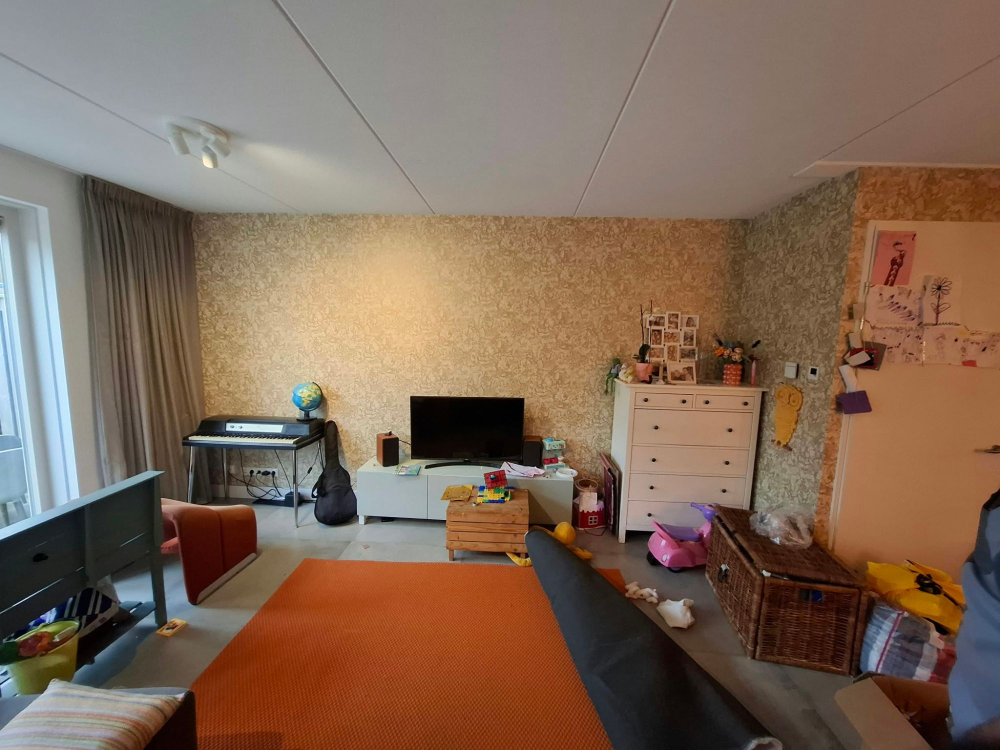
#> input picture original-images/3.jpg, 2000 x 1500 px (shown at 1/2 size); its folder holds 3 pictures in this run
$ python build_assets.py
#> lines starting #> are read from the running program, lines starting #| are printed output that depends on the picture; after the words box and inside, x2 and y2 are one past the last pixel; in counts of white or black regions, pixels touching at a corner belong together
#!/usr/bin/env python3
"""Build the demo assets for one photo: wall mask, wall lighting and scene.json.

    .venv/bin/python tools/build_assets.py

The wall corners and the outlines of everything standing in front of the wall were
measured by hand on original-images/3.jpg (GrabCut was tried, but the busy wallpaper
made it leak). The result is written to docs/assets/ and used by the WebGL demo in docs/.
"""

import hashlib
import json
import urllib.request
from pathlib import Path

import cv2
import numpy as np

ROOT = Path(__file__).resolve().parent.parent
PHOTO = ROOT / "original-images" / "3.jpg"
OUT = ROOT / "docs" / "assets"

# Back wall corners: top-left, top-right, bottom-right, bottom-left (pixels in the photo).
WALL = [(388, 426), (1500, 441), (1497, 1010), (378, 1000)]
# Real size of the wall in metres (width, height), used to scale the slats.
WALL_SIZE_M = (4.6, 2.6)

# Objects in front of the wall, as polygons.
OBJECTS = {
    "curtain": [(0, 300), (392, 300), (398, 430), (392, 700), (384, 900), (378, 1100), (0, 1100)],
    "piano": [(401, 838), (650, 834), (652, 893), (365, 893), (363, 878)],
    "piano_leg_l": [(375, 890), (387, 890), (387, 1010), (375, 1010)],
    "piano_leg_rl": [(445, 890), (455, 890), (455, 1000), (445, 1000)],
    "piano_leg_fr": [(583, 890), (594, 890), (594, 1010), (583, 1010)],
    "piano_leg_rr": [(634, 890), (641, 890), (641, 1000), (634, 1000)],
    "globe": [(593, 772), (606, 764), (627, 761), (640, 778), (645, 800), (636, 820),
              (618, 822), (616, 834), (630, 836), (630, 842), (592, 842), (596, 834),
              (607, 830), (590, 815), (587, 790)],
    "sockets": [(496, 935), (560, 935), (560, 956), (496, 956)],
    "guitar": [(653, 846), (658, 840), (668, 842), (674, 855), (679, 935), (698, 946),
               (703, 962), (708, 1010), (622, 1010), (625, 975), (632, 955), (651, 935)],
    "speaker_l": [(752, 868), (772, 868), (776, 858), (781, 868), (796, 868), (796, 935), (752, 935)],
    "tv": [(821, 792), (1048, 792), (1048, 932), (821, 932)],
    "cabinet": [(718, 925), (1148, 934), (1148, 1040), (718, 1040)],
    "speaker_r": [(1046, 872), (1084, 872), (1084, 938), (1046, 938)],
    "toy_coffee": [(1083, 875), (1131, 875), (1131, 941), (1083, 941)],
    "bowl": [(1110, 934), (1159, 934), (1159, 958), (1110, 958)],
    "lego": [(963, 938), (1000, 936), (1004, 975), (960, 975)],
    "crate": [(890, 975), (1062, 975), (1062, 1040), (890, 1040)],
    "bucket_house": [(1146, 955), (1216, 955), (1216, 1070), (1146, 1070)],
    "boards": [(1198, 895), (1242, 895), (1242, 1070), (1198, 1070)],
    "dresser": [(1222, 757), (1525, 776), (1517, 1030), (1224, 1090)],
    "frog": [(1212, 718), (1228, 716), (1240, 724), (1236, 740), (1222, 760), (1214, 790),
             (1204, 790), (1206, 750)],
    "plush": [(1226, 730), (1250, 728), (1266, 740), (1270, 770), (1226, 770)],
    "orchid_stem_l": [(1281, 604), (1284, 604), (1287, 692), (1284, 692)],
    "orchid_stem_r": [(1301, 598), (1305, 598), (1302, 692), (1298, 692)],
    "orchid_pot": [(1276, 690), (1300, 690), (1305, 725), (1302, 770), (1268, 770), (1266, 712)],
    "frames": [(1296, 625), (1394, 625), (1395, 768), (1296, 768)],
    "flowers": [(1436, 690), (1442, 672), (1460, 672), (1480, 690), (1500, 697), (1512, 700),
                (1512, 770), (1445, 770), (1440, 740), (1432, 715)],
}

# Objects above that are toys: with "speelgoed opruimen" the wall behind them shows.
TOY_OBJECTS = {"lego", "toy_coffee", "bowl", "bucket_house", "boards", "frog", "plush"}

# Toys and other clutter to paint out of the photo for the tidy version (a few pixels
# generous). Large areas come last, so they can use the already cleaned-up surroundings.
TOYS = {
    "books": [(790, 927), (842, 927), (842, 952), (790, 952)],
    "papers": [(998, 919), (1092, 919), (1094, 957), (998, 957)],
    "lego": [(962, 928), (1034, 928), (1034, 1012), (943, 1014), (948, 966), (960, 966)],
    "cardboard": [(880, 968), (944, 968), (944, 1005), (880, 1005)],
    "toy_coffee": [(1082, 872), (1133, 872), (1133, 943), (1082, 943)],
    "bowl": [(1107, 934), (1158, 934), (1158, 962), (1107, 962)],
    "bucket_house": [(1143, 954), (1214, 954), (1216, 1082), (1143, 1082)],
    "boards": [(1196, 893), (1244, 893), (1246, 1088), (1196, 1088)],
    "yellow_toy": [(1090, 1028), (1166, 1028), (1222, 1090), (1222, 1136), (1118, 1138),
                   (1090, 1092)],
    "yellow_toy_2": [(1000, 1090), (1074, 1090), (1074, 1144), (1000, 1144)],
    "yellow_toy_3": [(1050, 1044), (1118, 1044), (1118, 1086), (1050, 1086)],
    "scooter": [(1298, 1036), (1330, 1036), (1378, 1001), (1446, 1001), (1446, 1034), (1428, 1040), (1428, 1100),
                (1422, 1146), (1338, 1152), (1296, 1132), (1290, 1088)],
    "floor_plush": [(1248, 1158), (1320, 1158), (1394, 1192), (1394, 1264), (1310, 1264),
                    (1248, 1210)],
    "frog": OBJECTS["frog"],
    "dresser_plush": OBJECTS["plush"],
    "yellow_block": [(308, 1233), (376, 1233), (376, 1272), (308, 1272)],
    "under_bench": [(52, 1176), (140, 1156), (200, 1146), (246, 1158), (250, 1215),
                    (205, 1262), (120, 1292), (52, 1292)],
    "toy_bucket": [(0, 1232), (160, 1232), (160, 1392), (0, 1392)],
    "plastic_bag": [(1494, 1016), (1634, 1016), (1634, 1102), (1494, 1102)],
    "bags_box_jacket": [(1900, 975), (2000, 975), (2000, 1500), (1668, 1500), (1668, 1340),
                        (1716, 1340), (1716, 1196), (1728, 1114), (1900, 1114)],
    # The rolled-up part of the rug.
    "rolled_mat": [(1049, 1059), (1095, 1056), (1183, 1126), (1250, 1126), (1255, 1188),
                   (1392, 1280), (1504, 1392), (1568, 1470), (1568, 1500), (1224, 1500),
                   (1168, 1364), (1105, 1224), (1056, 1126)],
}

# Items on the plain floor, filled first from the surrounding floor colour: LaMa read the
# floor under the rolled-up rug as a dark shadow and kept redrawing it as a dark band.
FLOOR_FILL = {"rolled_mat", "floor_plush"}

# The floor corner between crate, cabinet and rug is filled in one go (filling the pieces
# one by one made the model redraw bits of the toy and the rolled-up rug). Furniture is
# cut out of these outlines, so the crate stays.
CORNER = ["yellow_toy", "yellow_toy_2", "yellow_toy_3", "rolled_mat"]

# Floor items next to the rug: the rug is hidden from the model while filling these,
# otherwise it paints orange-yellow blobs onto the floor.
NO_RUG_CONTEXT = {"corner"}

# The rolled-up part of the rug is "unrolled": up to this outline the rug continues (its
# top-right corner was still visible), beyond it is floor.
RUG_TOP = ((380, 1112), (1250, 1128))     # far edge of the rug
RUG_AREA = [(150, 1095), (1270, 1095), (1700, 1500), (150, 1500)]  # where rug colours count as rug
RUG_RIGHT = ((1250, 1128), (1600, 1500))  # assumed right edge once unrolled

# LaMa inpainting model (Apache-2.0), downloaded once into .cache/ (about 200 MB).
LAMA_URL = "https://huggingface.co/Carve/LaMa-ONNX/resolve/main/lama_fp32.onnx"
LAMA_PATH = ROOT / ".cache" / "lama_fp32.onnx"

# Wallpapered surfaces that can be painted another colour. Each gets its own lighting,
# so the brightness step at the wall corners stays sharp.
PAINT_SURFACES = {
    "tv_wall": WALL,
    # Side wall next to the dresser, up to the outer wall corner.
    "side_wall": [(1500, 441), (1600, 385), (1716, 334), (1720, 340), (1710, 370), (1708, 430),
                  (1705, 460), (1701, 490), (1695, 520), (1691, 550), (1688, 610), (1681, 640),
                  (1678, 670), (1675, 700), (1672, 730), (1670, 760), (1660, 835), (1649, 910),
                  (1650, 940), (1642, 970), (1640, 1000), (1636, 1030), (1632, 1086),
                  (1560, 1038), (1497, 1012)],
    # The narrow wall face beside and above the door.
    "door_wall": [(1716, 334), (2000, 330), (2000, 441), (1745, 441), (1740, 460), (1734, 490),
                  (1728, 520), (1725, 550), (1721, 580), (1711, 640), (1697, 730), (1686, 800),
                  (1677, 850), (1673, 910), (1670, 940), (1664, 970), (1661, 1000), (1658, 1030),
                  (1652, 1095), (1632, 1086), (1636, 1030), (1640, 1000), (1642, 970),
                  (1650, 940), (1649, 910), (1660, 835), (1670, 760), (1672, 730), (1675, 700),
                  (1678, 670), (1681, 640), (1688, 610), (1691, 550), (1695, 520), (1701, 490),
                  (1705, 460), (1708, 430), (1710, 370), (1720, 340)],
}

# Things on those surfaces that stay when the wall is painted.
PAINT_OBJECTS = {
    "owl": [(1560, 764), (1592, 764), (1606, 790), (1604, 830), (1594, 880), (1580, 903),
            (1552, 893), (1550, 840), (1548, 790)],
    "switch": [(1567, 720), (1600, 720), (1600, 757), (1567, 757)],
    "thermostat": [(1613, 729), (1641, 729), (1641, 758), (1613, 758)],
    "basket": [(1415, 1005), (1497, 1012), (1560, 1038), (1632, 1086), (1700, 1110),
               (1700, 1160), (1415, 1160)],
}

# Below the piano the wall is full of thin cables; dark pixels there are cables.
CABLE_AREA = [(388, 893), (720, 893), (720, 1005), (388, 1005)]


def poly(points):
    return np.array(points, dtype=np.int32)


# [107 lines left out: functions fill_floor, fill_rug, wallpaper_detail, add_grain, not called in this run]


def inpaint_toys(img, furniture):
    """Paint the clutter out with LaMa, one crop around each item scaled to 512x512.

    The crop is 2.5 times the item (capped for the big ones, which then come out a bit
    softer); that leaves enough room around it for the model to see what belongs there.
    """
    import onnxruntime as ort

    if not LAMA_PATH.exists():
        print("downloading", LAMA_URL)
        LAMA_PATH.parent.mkdir(exist_ok=True)
        urllib.request.urlretrieve(LAMA_URL, LAMA_PATH)
    session = ort.InferenceSession(str(LAMA_PATH), providers=["CPUExecutionProvider"])

    h, w = img.shape[:2]
    # Generous: a few leftover pixels of an item are enough for the model to redraw it.
    grow = cv2.getStructuringElement(cv2.MORPH_ELLIPSE, (21, 21))
    # [7 lines left out: function item_mask, not called in this run]

    # Everything not yet filled stays a hole, so clutter is never copied in as context.
    remaining = np.zeros((h, w), np.uint8)
    for name in TOYS:
        remaining |= item_mask(name)

    out = img.copy()
    floor = np.zeros((h, w), np.uint8)
    for name in FLOOR_FILL:
        cv2.fillPoly(floor, [poly(TOYS[name])], 255)
    floor = cv2.dilate(floor, grow)
    (ax, ay), (bx, by) = RUG_TOP
    (cx, cy), (dx, dy) = RUG_RIGHT
    yy, xx = np.mgrid[0:h, 0:w]
    below_top = yy >= ay + (xx - ax) * (by - ay) / (bx - ax)
    on_rug = below_top & (xx <= cx + (yy - cy) * (dx - cx) / (dy - cy))
    rug = ((floor > 0) & on_rug).astype(np.uint8) * 255
    # Also redo a strip of the real rug along the old edge, which was shaded by the roll.
    rug = (cv2.dilate(rug, np.ones((1, 25), np.uint8)) > 0) & on_rug
    rug = rug.astype(np.uint8) * 255
    # Leave other items (the toy's tail lies across the rug edge) to their own pass.
    others = np.zeros((h, w), np.uint8)
    for name in TOYS:
        if name not in FLOOR_FILL:
            others |= item_mask(name)
    rug[others > 0] = 0
    floor[others > 0] = 0
    # Open floor only; the strip above the rug, between the furniture, is left to LaMa.
    floor[(rug > 0) | ~below_top] = 0
    # Furniture and rug are no edge values for the floor.
    hsv = cv2.cvtColor(out, cv2.COLOR_BGR2HSV)
    rugish = (hsv[..., 0] < 13) & (hsv[..., 1] > 170)
    blockers = (cv2.dilate(furniture, np.ones((9, 9), np.uint8)) > 0) | rugish
    fill_floor(out, floor, remaining, blockers.astype(np.uint8))
    remaining[floor > 0] = 0
    remaining[fill_rug(out, rug, remaining)] = 0

    # The rug as it is now (unrolled), to hide from the model for floor items next to it.
    hsv = cv2.cvtColor(out, cv2.COLOR_BGR2HSV)
    rug_area = np.zeros((h, w), np.uint8)
    cv2.fillPoly(rug_area, [poly(RUG_AREA)], 255)
    rug_core = (hsv[..., 0] < 13) & (hsv[..., 1] > 170) & (hsv[..., 2] > 70)  # not the yellow toy
    # A dozen pixels below the edge: the toy's tail lies over the edge and, in the shade,
    # has the rug's colour.
    rug_core &= (rug_area > 0) & (yy >= ay + 12 + (xx - ax) * (by - ay) / (bx - ax))
    rug_hide = cv2.dilate(rug_core.astype(np.uint8) * 255, np.ones((9, 9), np.uint8))

    # [5 lines left out: function corner_mask, not called in this run]

    for name in ["corner"] + [n for n in TOYS if n not in CORNER]:
        own = cv2.bitwise_and(corner_mask() if name == "corner" else item_mask(name), remaining)
        if name in NO_RUG_CONTEXT:  # keep the real rug where an outline overlaps it
            remaining[(own > 0) & rug_core] = 0
            own[rug_core] = 0
        rug_done = np.zeros((h, w), bool)
        if name == "corner":  # where the toy lay across the rug's edge, put rug back
            rug_done = fill_rug(out, ((own > 0) & on_rug).astype(np.uint8) * 255, remaining)
        x, y, bw, bh = cv2.boundingRect(own)
        if bw == 0:  # already filled above
            continue
        side = min(max(640 if name in NO_RUG_CONTEXT else 256, int(max(bw, bh) * 2.5)), 960, h)
        x0 = int(np.clip(x + bw // 2 - side // 2, 0, w - side))
        y0 = int(np.clip(y + bh // 2 - side // 2, 0, h - side))
        win = (slice(y0, y0 + side), slice(x0, x0 + side))

        rgb = cv2.cvtColor(out[win], cv2.COLOR_BGR2RGB)
        image = cv2.resize(rgb, (512, 512), interpolation=cv2.INTER_AREA).astype(np.float32) / 255
        hide = remaining[win] if name not in NO_RUG_CONTEXT else cv2.bitwise_or(remaining[win], rug_hide[win])
        mask = (cv2.resize(hide, (512, 512), interpolation=cv2.INTER_NEAREST) > 0).astype(np.float32)
        image *= 1 - mask[..., None]  # the exported model does not blank the hole itself
        result = session.run(None, {"image": image.transpose(2, 0, 1)[None], "mask": mask[None, None]})[0]
        result = np.clip(result[0].transpose(1, 2, 0), 0, 255).astype(np.uint8)  # output is 0-255
        result = cv2.resize(cv2.cvtColor(result, cv2.COLOR_RGB2BGR), (side, side), interpolation=cv2.INTER_CUBIC)

        alpha = cv2.GaussianBlur(own[win], (0, 0), 2.5).astype(np.float32)[..., None] / 255
        alpha[rug_done[win]] = 0  # keep floor colour off the rug that was just put back
        out[win] = (out[win] * (1 - alpha) + result * alpha).astype(np.uint8)
        remaining[win][own[win] > 0] = 0
    return out


def main():
    img = cv2.imread(str(PHOTO))
#> img is the input picture: shape (1500, 2000, 3); mean B, G, R 87.6, 104.9, 128.5
    h, w = img.shape[:2]

    wall = np.zeros((h, w), np.uint8)
    cv2.fillPoly(wall, [poly(WALL)], 255)
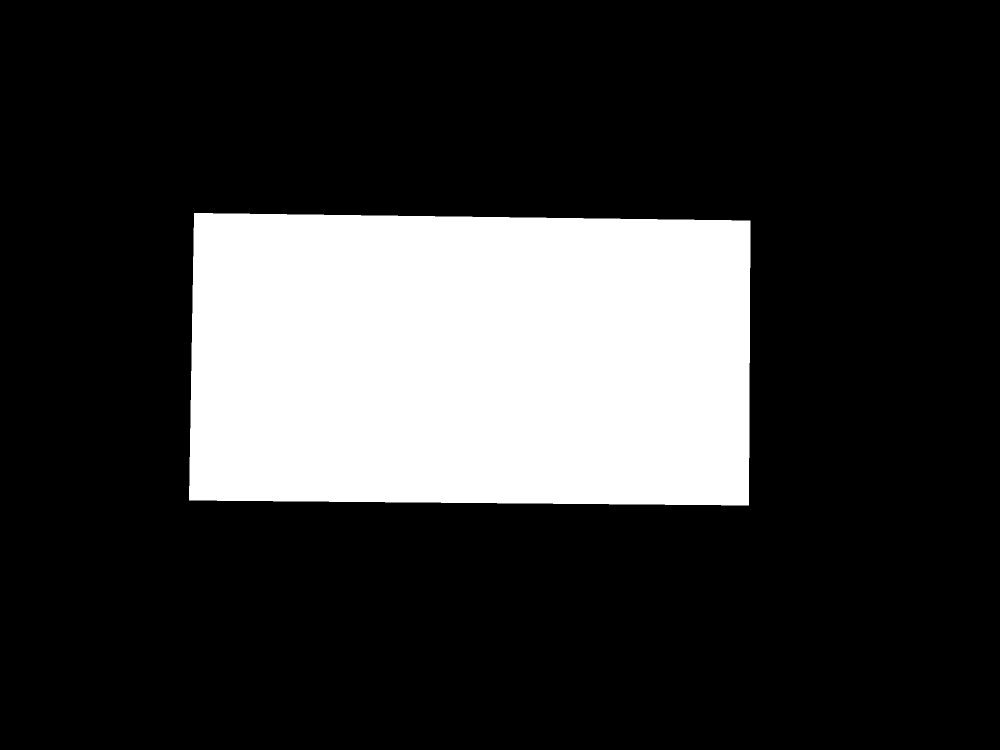
#> wall: shape (1500, 2000) (shown at 1/2 size); 21.3% white; 1 white region, box (x1, y1, x2, y2) and area: (378, 426, 1501, 1011) 639278

    def fill(polygons):
        out = np.zeros((h, w), np.uint8)
        for points in polygons:
            cv2.fillPoly(out, [poly(points)], 255)
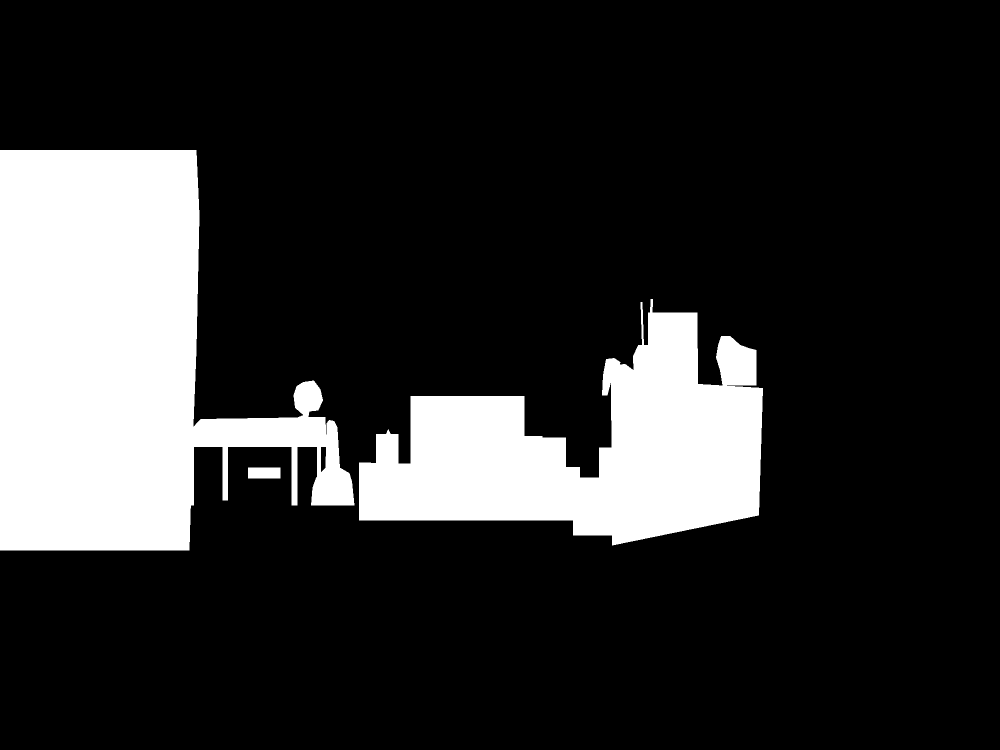
#> out: shape (1500, 2000) (shown at 1/2 size); 18.5% white; 3 white regions, box (x1, y1, x2, y2) and area: (0, 300, 709, 1101) 342769, (718, 598, 1526, 1091) 210734, (496, 935, 561, 957) 1430
        return out

    objects = fill(OBJECTS.values())
    furniture = fill(v for key, v in OBJECTS.items() if key not in TOY_OBJECTS)
#> after the loop in fill (call 2), `for points in polygons:`:
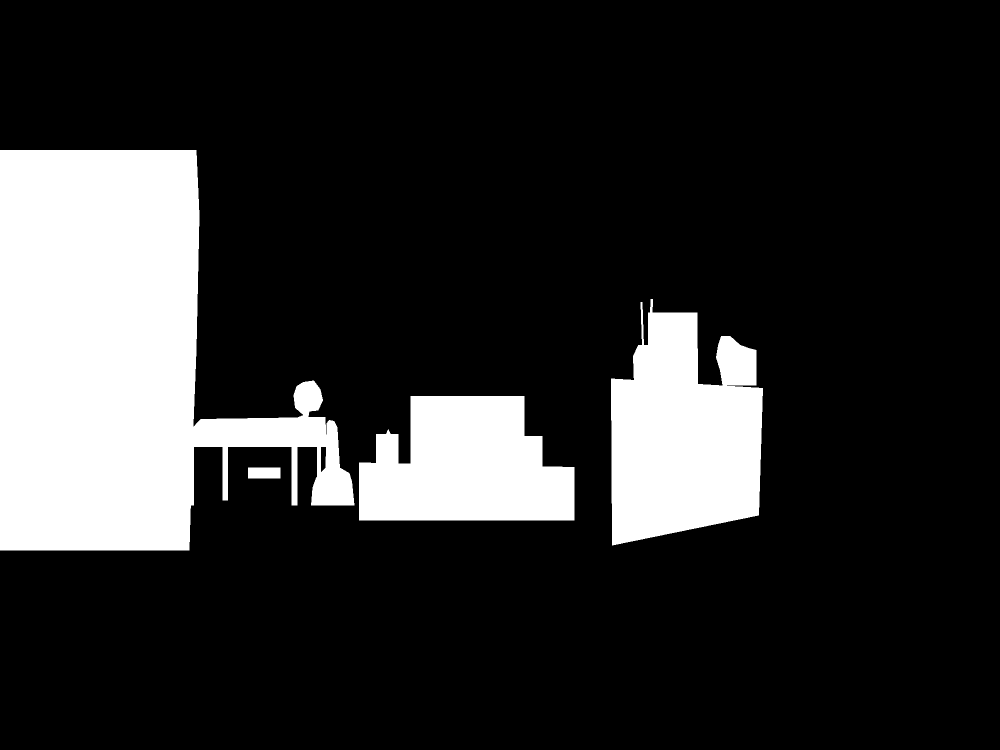
#> out: shape (1500, 2000) (shown at 1/2 size); 18% white; 4 white regions, box (x1, y1, x2, y2) and area: (0, 300, 709, 1101) 342769, (1222, 598, 1526, 1091) 110825, (718, 792, 1149, 1041) 84247, (496, 935, 561, 957) 1430

    # Thin cables: clearly darker than the wallpaper around them.
    cable_area = np.zeros((h, w), np.uint8)
    cv2.fillPoly(cable_area, [poly(CABLE_AREA)], 255)
#> cable_area: shape (1500, 2000); 1.3% white; 1 white region, box (x1, y1, x2, y2) and area: (388, 893, 721, 1006) 37629
    gray = cv2.cvtColor(img, cv2.COLOR_BGR2GRAY).astype(np.float32)
    local = cv2.GaussianBlur(gray, (0, 0), 12)
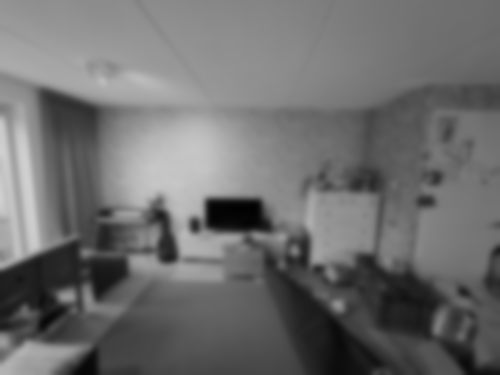
#> local: shape (1500, 2000) float32 (shown at 1/4 size); min 1.97, max 208.7, mean 110
    cables = ((gray < 75) & (gray < local - 30) & (cable_area > 0)).astype(np.uint8) * 255
#> cables: shape (1500, 2000); 0.2% white; 53 white regions (40 under 20 px), largest, box (x1, y1, x2, y2) and area: (442, 893, 610, 988) 1338, (456, 940, 587, 1006) 1202, (623, 893, 658, 1006) 1038
    cables = cv2.dilate(cables, np.ones((3, 3), np.uint8))
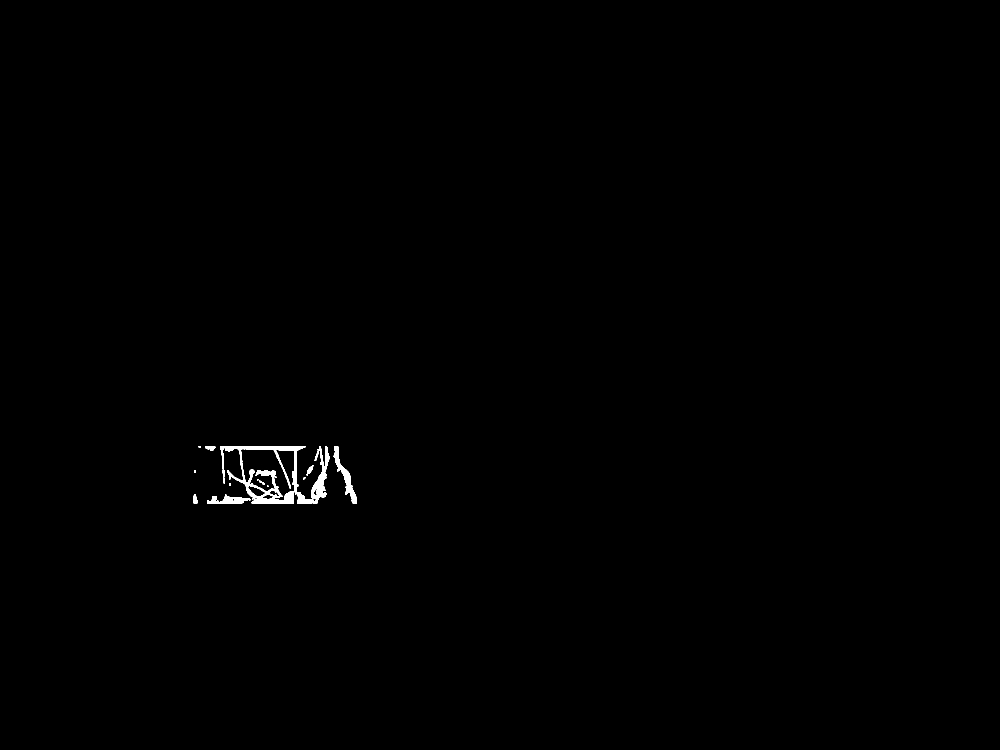
#> cables: shape (1500, 2000) (shown at 1/2 size); 0.34% white; 20 white regions (9 under 20 px), largest, box (x1, y1, x2, y2) and area: (441, 892, 611, 1007) 5211, (594, 892, 659, 1007) 2041, (667, 892, 714, 1007) 1293

    k = lambda r: cv2.getStructuringElement(cv2.MORPH_ELLIPSE, (2 * r + 1, 2 * r + 1))
    fg = cv2.bitwise_or(objects, cables)
#> fg: shape (1500, 2000); 18.7% white; 10 white regions (6 under 20 px), largest, box (x1, y1, x2, y2) and area: (0, 300, 714, 1101) 349523, (718, 598, 1526, 1091) 210734, (613, 930, 627, 951) 126, (518, 961, 529, 970) 42

    # Paint goes where wallpaper shows: on any wallpapered surface, not behind objects.
    surfaces = {name: fill([points]) for name, points in PAINT_SURFACES.items()}
#> (the rest of the program and of its run is left out)
